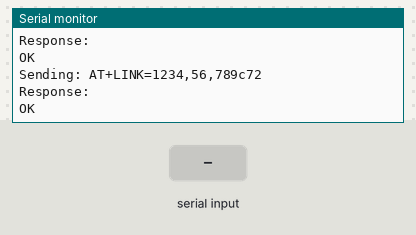
Simulated run of this sketch. Board: ESP32. Parts: the last lines printed to the serial monitor. The test bench sets the inputs (shaded band). The modem accepts every AT command (registered, SIM ready, sends succeed) and sends nothing else.

Above: at 8.2 s.
8.3 s: "1" received over the second serial link
At 8.8 s:
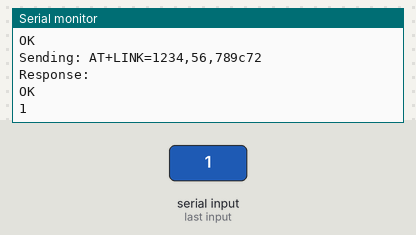
9.8 s: "0" received over the second serial link
At 11.2 s:
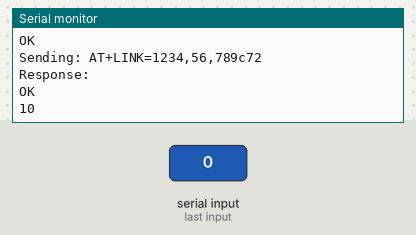

The sketch:

V1.ino
```cpp
#define RXD2 16  // You can change these pins as needed
#define TXD2 17  // These are connected to the HC-05 TX and RX pins

void setup() {
  // Start the serial communication with the computer
  Serial.begin(115200);
  Serial.println("Enter AT commands:");

  // Start the serial communication with the Bluetooth module
  Serial2.begin(38400, SERIAL_8N1, RXD2, TXD2);  // HC-05 default baud rate in AT command mode
  delay(1000);

  // Configure HC-05 using AT commands
  // sendATCommand("AT+RESET", "OK");
  // sendATCommand("AT+ORGL", "OK");
  sendATCommand("AT+ROLE=1", "OK");          // Set to Master
  sendATCommand("AT+CMODE=0", "OK");         // Connect to a specific address
  sendATCommand("AT+BIND=1234,56,789c72", "OK"); // Bind to ELM327 MAC address
  sendATCommand("AT+INIT", "OK");
  sendATCommand("AT+PAIR=1234,56,789c72,20", "OK"); // Pair with ELM327
  sendATCommand("AT+LINK=1234,56,789c72", "OK"); // Link to ELM327
}

void loop() {
  // Keep checking for responses from the HC-05
  if (Serial2.available()) {
    Serial.write(Serial2.read());
  }
  if (Serial.available()) {
    Serial2.write(Serial.read());
  }
}

void sendATCommand(String command, String expectedResponse) {
  Serial.print("Sending: ");
  Serial.println(command);
  Serial2.println(command);
  delay(1000); // Wait for response
  String response = "";
  while (Serial2.available()) {
    char c = Serial2.read();
    response += c;
  }
  Serial.print("Response: ");
  Serial.println(response);
  if (response.indexOf(expectedResponse) == -1) {
    Serial.println("Error in response");
  }
}
```

Measured:
- after the input at 8.3 s, the serial monitor: prints a new line at once (image 1)
- after the input at 9.8 s, the serial monitor: prints a new line at once (image 2)
